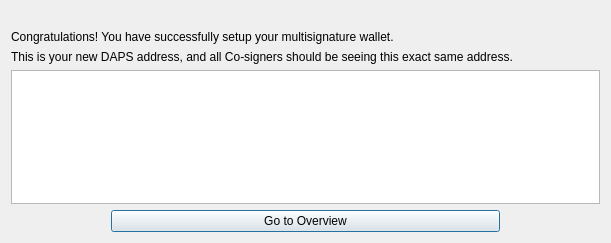
<?xml version="1.0" encoding="UTF-8"?>
<ui version="4.0">
 <class>MultiSigSetupFinish</class>
 <widget class="QDialog" name="MultiSigSetupFinish">
  <property name="geometry">
   <rect>
    <x>0</x>
    <y>0</y>
    <width>611</width>
    <height>243</height>
   </rect>
  </property>
  <property name="sizePolicy">
   <sizepolicy hsizetype="Expanding" vsizetype="Expanding">
    <horstretch>0</horstretch>
    <verstretch>0</verstretch>
   </sizepolicy>
  </property>
  <property name="windowTitle">
   <string>Multisignature Wallet Setup Complete</string>
  </property>
  <layout class="QVBoxLayout" name="verticalLayout" stretch="0,0,0,0">
   <property name="topMargin">
    <number>30</number>
   </property>
   <item>
    <layout class="QHBoxLayout" name="horizontalLayout" stretch="0">
     <item>
      <widget class="QLabel" name="label">
       <property name="text">
        <string>Congratulations! You have successfully setup your multisignature wallet.</string>
       </property>
       <property name="alignment">
        <set>Qt::AlignLeading|Qt::AlignLeft|Qt::AlignVCenter</set>
       </property>
      </widget>
     </item>
    </layout>
   </item>
   <item>
    <widget class="QLabel" name="label_2">
     <property name="font">
      <font>
       <pointsize>9</pointsize>
      </font>
     </property>
     <property name="text">
      <string>This is your new DAPS address, and all Co-signers should be seeing this exact same address.</string>
     </property>
    </widget>
   </item>
   <item>
    <widget class="QTextEdit" name="textComboKey">
     <property name="readOnly">
      <bool>true</bool>
     </property>
     <property name="acceptRichText">
      <bool>false</bool>
     </property>
    </widget>
   </item>
   <item>
    <layout class="QHBoxLayout" name="horizontalLayout_5">
     <property name="spacing">
      <number>100</number>
     </property>
     <property name="leftMargin">
      <number>100</number>
     </property>
     <property name="rightMargin">
      <number>100</number>
     </property>
     <item>
      <widget class="QPushButton" name="btnDone">
       <property name="text">
        <string>Go to Overview</string>
       </property>
       <property name="shortcut">
        <string>Return</string>
       </property>
      </widget>
     </item>
    </layout>
   </item>
  </layout>
 </widget>
 <resources/>
 <connections/>
</ui>
